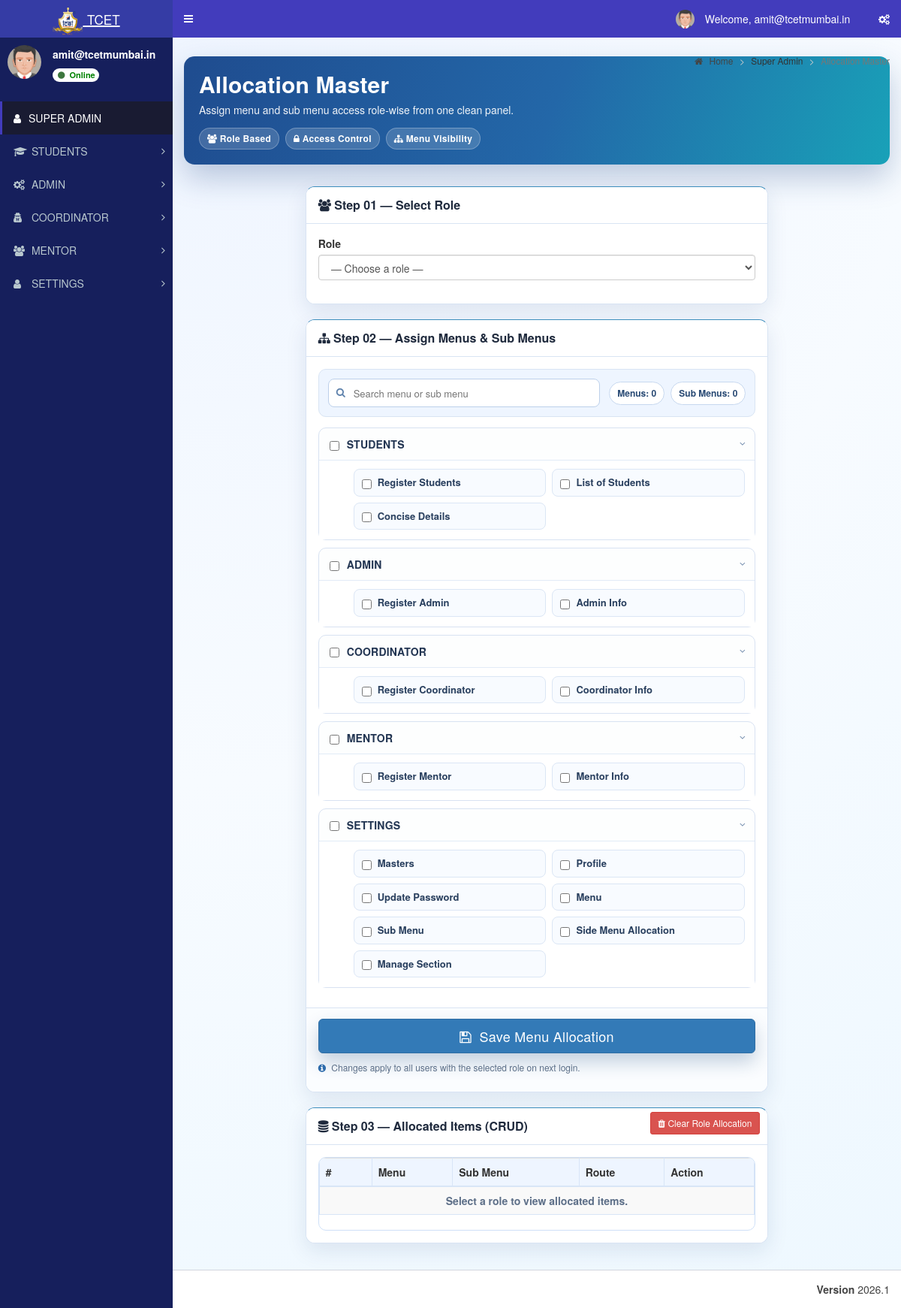
The app's page /admin/allocation_master.php (signed in) with its own data.
### tables this page shows
CREATE TABLE `st_login` (
  `login_id` int(11) NOT NULL,
  `username` varchar(200) NOT NULL,
  `password` varchar(255) NOT NULL,
  `role_id` int(11) NOT NULL,
  `user_id` int(11) NOT NULL,
  `created_at` timestamp NOT NULL DEFAULT current_timestamp()
);

CREATE TABLE `st_role_master` (
  `role_id` int(11) NOT NULL,
  `role_name` varchar(100) NOT NULL
);

CREATE TABLE `st_menu_master` (
  `menu_id` int(11) NOT NULL,
  `menu_name` varchar(100) NOT NULL,
  `menu_icon` varchar(100) NOT NULL DEFAULT 'fa fa-folder'
);

CREATE TABLE `st_sub_menu_master` (
  `sub_menu_id` int(11) NOT NULL,
  `menu_id` int(11) NOT NULL,
  `sort_order` int(11) NOT NULL DEFAULT 0,
  `sub_menu_name` varchar(100) NOT NULL,
  `sub_menu_icon` varchar(100) NOT NULL DEFAULT 'fa fa-angle-double-right',
  `sub_menu_route` varchar(255) NOT NULL DEFAULT '#'
);

### database/db_connect.php (called while the page is built, shortened)
<?php
class DBController
{
    public $host = "localhost";
    public $user = "root";
    public $password = "";
    public $database = "tcet_st";
   public $conn;
    function __construct()
    {
        $this->conn = $this->connectDB();
    }
    function connectDB()
    {
      $conn = @mysqli_connect($this->host,$this->user,$this->password,$this->database);
      return $conn;
    }
    function runQuery($query) {
        $result = mysqli_query($this->conn,$query);
        while($row=mysqli_fetch_assoc($result)) {
            $resultset[] = $row;
        }
        if(!empty($resultset))
            return $resultset;
    }
}
?>

### admin/allocation_master.php (the view, shortened to what this page needs)
<?php
include_once("../database/db_connect.php");
$db = new DBController();
function resolve_system_menu_id($db)
{
  $menuSql = "SELECT menu_id, menu_name FROM st_menu_master WHERE LOWER(TRIM(menu_name)) IN ('settings', 'admin') ORDER BY CASE WHEN LOWER(TRIM(menu_name)) = 'settings' THEN 0 ELSE 1 END, menu_id ASC LIMIT 1";
  $menuRows = $db->runQuery($menuSql) ?? array();
  if (!empty($menuRows) && isset($menuRows[0]['menu_id'])) {
    return (int) $menuRows[0]['menu_id'];
  }
  return 0;
}
function ensure_system_setting_submenus($db, $systemMenuId)
{
  $systemMenuId = (int) $systemMenuId;
  $settingRows = $db->runQuery("SELECT sub_menu_id FROM st_sub_menu_master WHERE menu_id = {$systemMenuId} ORDER BY sort_order ASC, sub_menu_id ASC") ?? array();
}
$systemMenuId = resolve_system_menu_id($db);
ensure_system_setting_submenus($db, $systemMenuId);
include "header/header.php";
require_once '../database/db_connect.php';
$roles_raw = $db->runQuery("SELECT role_id, role_name FROM st_role_master") ?? [];
$all_menus = $db->runQuery("SELECT * FROM st_menu_master ORDER BY menu_id") ?? [];
$all_subs  = [];
$subs_raw  = $db->runQuery("SELECT * FROM st_sub_menu_master ORDER BY menu_id, sub_menu_id") ?? [];
foreach ($subs_raw as $sub) {
    $all_subs[$sub['menu_id']][] = $sub;
}
?>
  <div class="content-wrapper">
    <section class="content-header">
      <div class="alloc-page-head">
        <h1>Allocation Master</h1>
        <div class="head-sub">Assign menu and sub menu access role-wise from one clean panel.</div>
        <div class="head-tags">
          <span class="head-tag"><i class="fa fa-users"></i> Role Based</span>
          <span class="head-tag"><i class="fa fa-lock"></i> Access Control</span>
          <span class="head-tag"><i class="fa fa-sitemap"></i> Menu Visibility</span>
        </div>
      </div>
      <ol class="breadcrumb">
        <li><a href="#"><i class="fa fa-home"></i> Home</a></li>
        <li>Super Admin</li>
        <li class="active">Allocation Master</li>
      </ol>
    </section>
    <section class="content">
      <form method="POST" action="">
        <div class="row">
          <div class="col-md-8 col-md-offset-2">
            <div class="box box-primary alloc-panel">
              <div class="box-header with-border">
                <h3 class="box-title"><i class="fa fa-users"></i> Step 01 — Select Role</h3>
              </div>
              <div class="box-body">
                <div class="form-group">
                  <label for="role_select">Role</label>
                  <select name="role_id" id="role_select" class="form-control alloc-role-select" required>
                    <option value="">— Choose a role —</option>
                  </select>
                </div>
              </div>
            </div>
            <div class="box box-primary alloc-panel" id="menu-container">
              <div class="box-header with-border">
                <h3 class="box-title"><i class="fa fa-sitemap"></i> Step 02 — Assign Menus &amp; Sub Menus</h3>
              </div>
              <div class="box-body">
                <div class="alloc-toolbar">
                  <div class="alloc-search-wrap">
                    <i class="fa fa-search"></i>
                    <input type="text" id="menu_search" class="alloc-search-input" placeholder="Search menu or sub menu">
                  </div>
                  <div class="alloc-badges">
                    <span class="alloc-badge" id="selected_menu_count">Menus: 0</span>
                    <span class="alloc-badge" id="selected_sub_count">Sub Menus: 0</span>
                  </div>
                </div>
                <ul class="menu-tree">
                  <?php foreach ($all_menus as $menu): ?>
                    <?php $mid = $menu['menu_id']; ?>
                    <li class="tree-item" id="tree_item_<?= $mid ?>" data-menu-name="<?= htmlspecialchars(strtolower($menu['menu_name'])) ?>">
                      <div class="tree-header">
                        <input type="checkbox"
                               class="main-check flat-blue"
                               name="menu_ids[]"
                               value="<?= $mid ?>"
                               id="menu_<?= $mid ?>"/>
                        <label class="menu-label" for="menu_<?= $mid ?>">
                          <?= htmlspecialchars($menu['menu_name']) ?>
                        </label>
                        <?php if (!empty($all_subs[$mid])): ?>
                          <i class="fa fa-angle-right tree-toggle open" id="arrow_<?= $mid ?>"></i>
                        <?php endif; ?>
                      </div>
                      <?php if (!empty($all_subs[$mid])): ?>
                        <div class="sub-menu-grid open" id="sub_grid_<?= $mid ?>">
                          <?php foreach ($all_subs[$mid] as $sub): ?>
                            <div class="sub-item" id="sub_item_<?= $sub['sub_menu_id'] ?>">
                              <input type="checkbox"
                                     class="sub-check flat-blue"
                                     name="sub_menu_ids[]"
                                     value="<?= $sub['sub_menu_id'] ?>"
                                     data-menu="<?= $mid ?>"
                                     id="sub_<?= $sub['sub_menu_id'] ?>"/>
                              <label for="sub_<?= $sub['sub_menu_id'] ?>" class="alloc-sub-label" data-sub-name="<?= htmlspecialchars(strtolower($sub['sub_menu_name'])) ?>">
                                <?= htmlspecialchars($sub['sub_menu_name']) ?>
                              </label>
                            </div>
                          <?php endforeach; ?>
                        </div>
                      <?php endif; ?>
                    </li>
                  <?php endforeach; ?>
                </ul>
              </div>
              <div class="box-footer">
                <button type="submit" class="btn btn-primary btn-lg btn-block alloc-save-btn">
                  <i class="fa fa-save"></i> &nbsp;Save Menu Allocation
                </button>
                <p class="alloc-info">
                  <i class="fa fa-info-circle"></i>
                  Changes apply to all users with the selected role on next login.
                </p>
              </div>
            </div>
            <div class="box box-primary alloc-panel" id="allocation-crud-box">
              <div class="box-header with-border">
                <h3 class="box-title"><i class="fa fa-database"></i> Step 03 — Allocated Items (CRUD)</h3>
                <div class="box-tools pull-right">
                  <button type="button" class="btn btn-danger btn-sm" id="clear_role_allocation_btn">
                    <i class="fa fa-trash"></i> Clear Role Allocation
                  </button>
                </div>
              </div>
              <div class="box-body">
                <div class="alloc-crud-table-wrap">
                  <table class="table table-bordered table-striped alloc-crud-table">
                    <thead>
                      <tr>
                        <th style="width:70px;">#</th>
                        <th>Menu</th>
                        <th>Sub Menu</th>
                        <th>Route</th>
                        <th style="width:120px;">Action</th>
                      </tr>
                    </thead>
                    <tbody id="allocated-items-tbody">
                      <tr><td colspan="5" class="alloc-empty-state">Select a role to view allocated items.</td></tr>
                    </tbody>
                  </table>
                </div>
              </div>
            </div>
          </div>
        </div>
      </form>
    </section>
  </div>
<?php include "header/footer.php" ?>

### admin/header/header.php (shortened to what this page needs)
<?php
include_once("../database/db_connect.php");
$db_handle = new DBController();
$sql = "SELECT * FROM st_login WHERE login_id='" . $_SESSION['user_session'] . "'";
$result = mysqli_query($db_handle->conn, $sql) or die("database error:" . mysqli_error($db_handle->conn));
while ($row = $result->fetch_assoc()) {
	$usertype = $row['role_id'];
	$name = $row['username'];
}
$sql = "SELECT * FROM st_role_master WHERE role_id='" . $usertype . "'";
$result = mysqli_query($db_handle->conn, $sql) or die("database error:" . mysqli_error($db_handle->conn));
while ($row = $result->fetch_assoc()) {
	$role_name = $row['role_name'];
}
?>
<!DOCTYPE html>
<html>
<head>
	<link rel="stylesheet" href="bootstrap/css/bootstrap.min.css">
	<link rel="stylesheet" href="https://cdnjs.cloudflare.com/ajax/libs/font-awesome/4.5.0/css/font-awesome.min.css">
	<link rel="stylesheet" href="https://cdnjs.cloudflare.com/ajax/libs/ionicons/2.0.1/css/ionicons.min.css">
	<link rel="stylesheet" href="dist/css/AdminLTE.min.css">
	<link rel="stylesheet" href="dist/css/skins/_all-skins.min.css">
	<link rel="stylesheet" href="plugins/iCheck/flat/blue.css">
	<link rel="stylesheet" href="plugins/morris/morris.css">
	<link rel="stylesheet" href="plugins/jvectormap/jquery-jvectormap-1.2.2.css">
	<link rel="stylesheet" href="plugins/datepicker/datepicker3.css">
	<link rel="stylesheet" href="plugins/daterangepicker/daterangepicker.css">
	<link rel="stylesheet" href="plugins/bootstrap-wysihtml5/bootstrap3-wysihtml5.min.css">
</head>
<body class="hold-transition skin-blue sidebar-mini">
	<div class="wrapper">
		<header class="main-header">
			<a href="index.php" class="logo">
				<span class="logo-lg"><img src="images/booklogo.webp" class="py-2" height="40px" /> <small>TCET</small></span>
			</a>
			<nav class="navbar navbar-static-top">
				<a href="#" class="sidebar-toggle" data-toggle="offcanvas" role="button">
				</a>
				<div class="navbar-custom-menu">
					<ul class="nav navbar-nav">
						<li class="dropdown user user-menu">
							<a href="#" class="dropdown-toggle" data-toggle="dropdown">
								<img src="dist/img/user2-160x160.jpg" class="user-image" alt="User Image">
								<span class="hidden-xs">&nbsp;Welcome, <?php echo $name; ?> &nbsp;</span>
							</a>
						</li>
						<li>
							<a href="#" data-toggle="control-sidebar"><i class="fa fa-gears"></i></a>
						</li>
					</ul>
				</div>
			</nav>
		</header>
		<aside class="main-sidebar">
			<section class="sidebar">
				<div class="user-panel">
					<div class="pull-left image">
						<img src="dist/img/user2-160x160.jpg" class="img-circle" alt="User Image">
					</div>
					<div class="pull-left info">
						<p><?php echo $name;  ?></p>
						<a class="badge" href="#" style="background:white; color: green;">
							<i class="fa fa-circle text-success"></i> Online
						</a>
					</div>
				</div>
				<br />
				<?php include "side_menu.php"; ?>
		</aside>

### admin/header/side_menu.php (shortened to what this page needs)
<?php
function sidebar_has_column($conn, $table, $column)
{
	$escapedColumn = mysqli_real_escape_string($conn, $column);
	$result = mysqli_query($conn, "SHOW COLUMNS FROM $table LIKE '$escapedColumn'");
	$exists = ($result && mysqli_num_rows($result) > 0);
	return $exists;
}
$menuHasIconColumn = sidebar_has_column($db_handle->conn, 'st_menu_master', 'menu_icon');
$subMenuHasIconColumn = sidebar_has_column($db_handle->conn, 'st_sub_menu_master', 'sub_menu_icon');
$subMenuHasRouteColumn = sidebar_has_column($db_handle->conn, 'st_sub_menu_master', 'sub_menu_route');
$menuTree = array();
$menuIconSelect = $menuHasIconColumn
	? "COALESCE(NULLIF(TRIM(m.menu_icon), ''), 'fa fa-folder') AS menu_icon"
	: "'fa fa-folder' AS menu_icon";
$subMenuRouteSelect = $subMenuHasRouteColumn
	? "COALESCE(NULLIF(TRIM(sm.sub_menu_route), ''), '#') AS sub_menu_route"
	: "'#' AS sub_menu_route";
$subMenuIconSelect = $subMenuHasIconColumn
	? "COALESCE(NULLIF(TRIM(sm.sub_menu_icon), ''), 'fa fa-angle-double-right') AS sub_menu_icon"
	: "'fa fa-angle-double-right' AS sub_menu_icon";
$menuSql = "SELECT m.menu_id, m.menu_name, $menuIconSelect
			FROM st_menu_master m
			WHERE (
				EXISTS (
					SELECT 1
					FROM st_menu_allocation_master mar
					WHERE mar.menu_id = m.menu_id
					  AND mar.role_id = ?
					  AND mar.sub_menu_id IS NULL
				)
				OR EXISTS (
					SELECT 1
					FROM st_menu_allocation_master maa
					WHERE maa.menu_id = m.menu_id
					  AND maa.role_id = ?
					  AND maa.sub_menu_id IS NOT NULL
				)
			)
			ORDER BY m.menu_id";
$menuStmt = mysqli_prepare($db_handle->conn, $menuSql);
if ($menuStmt) {
	mysqli_stmt_bind_param($menuStmt, 'ii', $usertype, $usertype);
	mysqli_stmt_execute($menuStmt);
	$menuResult = mysqli_stmt_get_result($menuStmt);
	while ($menuRow = mysqli_fetch_assoc($menuResult)) {
		$menuId = (int) $menuRow['menu_id'];
		$menuTree[$menuId] = array(
			'menu_name' => $menuRow['menu_name'],
			'menu_icon' => $menuRow['menu_icon'],
			'submenus' => array()
		);
		$subSql = "SELECT sm.sub_menu_id, sm.sub_menu_name, $subMenuRouteSelect, $subMenuIconSelect
				   FROM st_sub_menu_master sm
				   WHERE sm.menu_id = ?
				   AND (
					   EXISTS (
						   SELECT 1
						   FROM st_menu_allocation_master mar
						   WHERE mar.sub_menu_id = sm.sub_menu_id
							 AND mar.role_id = ?
					   )
				   )
				   ORDER BY sm.sort_order ASC, sm.sub_menu_id ASC";
		$subStmt = mysqli_prepare($db_handle->conn, $subSql);
		if ($subStmt) {
			mysqli_stmt_bind_param($subStmt, 'ii', $menuId, $usertype);
			mysqli_stmt_execute($subStmt);
			$subResult = mysqli_stmt_get_result($subStmt);
			while ($subRow = mysqli_fetch_assoc($subResult)) {
				$menuTree[$menuId]['submenus'][] = $subRow;
			}
		}
	}
}
?>
<ul class="sidebar-menu" id="sidebar-dynamic-menu">
<li class="active"><a href="index.php"><i class="fa fa-user"></i><span><?php echo htmlspecialchars($role_name); ?></span></a></li>
<?php foreach ($menuTree as $menuId => $menuData) {
	$menuName = trim((string) $menuData['menu_name']);
	$menuIcon = trim((string) $menuData['menu_icon']);
?>
<li class="treeview" data-menu-id="<?php echo $menuId; ?>" id="sidebar-menu-<?php echo $menuId; ?>">
<a href="#">
<i class="<?php echo htmlspecialchars($menuIcon); ?>" aria-hidden="true"></i> <span><?php echo strtoupper(htmlspecialchars($menuName)); ?></span>
<span class="pull-right-container">
<i class="fa fa-angle-right pull-right"></i>
</span>
</a>
</li>
<?php } ?>
</ul>
</section>

### records on screen
st_login: username "amit@tcetmumbai.in"
st_role_master: role_name "SUPER ADMIN"
st_menu_master: menu_name "STUDENTS"
st_menu_master: menu_name "ADMIN"
st_menu_master: menu_name "COORDINATOR"
st_menu_master: menu_name "MENTOR"
st_menu_master: menu_name "SETTINGS"
st_sub_menu_master: sub_menu_name "Register Students"
st_sub_menu_master: sub_menu_name "List of Students"
st_sub_menu_master: sub_menu_name "Concise Details"
st_sub_menu_master: sub_menu_name "Register Admin"
st_sub_menu_master: sub_menu_name "Admin Info"
st_sub_menu_master: sub_menu_name "Register Coordinator"
st_sub_menu_master: sub_menu_name "Coordinator Info"
st_sub_menu_master: sub_menu_name "Register Mentor"
st_sub_menu_master: sub_menu_name "Mentor Info"
st_sub_menu_master: sub_menu_name "Masters"
st_sub_menu_master: sub_menu_name "Profile"
st_sub_menu_master: sub_menu_name "Update Password"
st_sub_menu_master: sub_menu_name "Menu"
st_sub_menu_master: sub_menu_name "Sub Menu"
st_sub_menu_master: sub_menu_name "Side Menu Allocation"
st_sub_menu_master: sub_menu_name "Manage Section"
